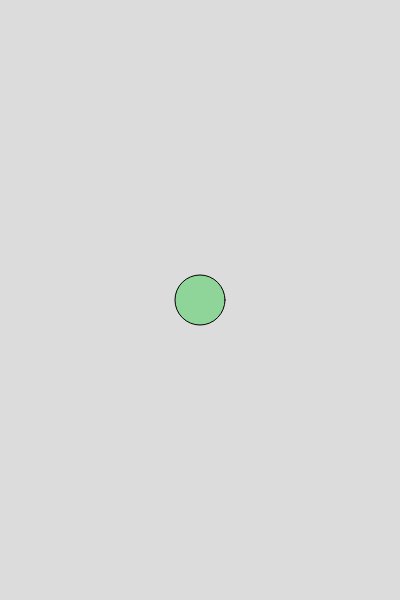
Frame 1 (no input)
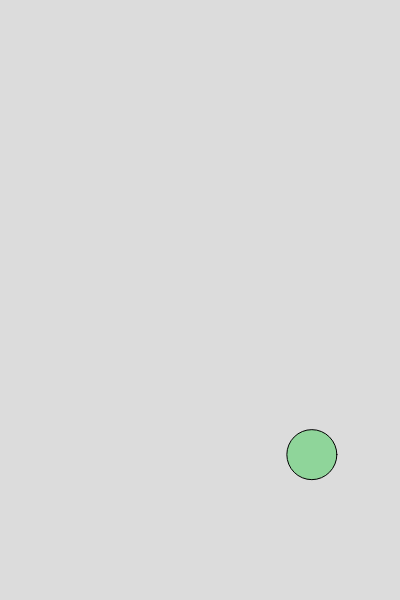
Frame 60 (no input)
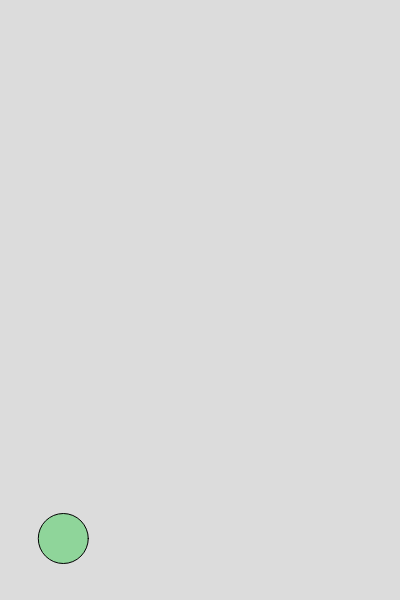
Frame 120 (the mouse pressed at the canvas centre since frame 60)

The p5.js sketch that drew these frames (run headless with seeded random() and noise() and a simulated clock; from frame 60 on, the mouse is pressed at the canvas centre):

// p5.js sketch
// ── sketch.js
let x;
let y;

let xSpeed;
let ySpeed;

let radius = 25;

function setup()
{
    createCanvas(400, 600);
    x = width / 2;
    y = height / 2;

    xSpeed = random(2,5);
    ySpeed = random(2,5);
    //This xSpeed and ySpeed are going to be added to the x and y coordinates each frame: x += xSpeed and y += ySpeed.
}

function draw()
{
    background(220);
    fill(143,213,154);
    ellipse(x, y, radius *2, radius * 2);
    //fill(123,213,234);
    //ellipse(x,y,radius *2,radisu *2):
    

    x += xSpeed;
    y += ySpeed;

    if ( x > width - radius || x < radius)
    {
        xSpeed = -xSpeed;
    }
    if ( y > height - radius || y < radius)
    {
        ySpeed = -ySpeed;
    }

}
